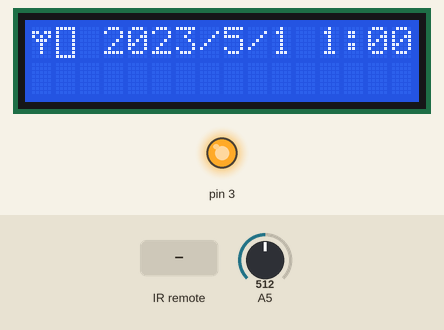
Recording of a sketch running on a simulated Arduino Uno, built with avr-gcc and run on an emulated ATmega328P. On the bench: 16×2 character LCD, output pins drawn as LEDs (lit = HIGH). Inputs (shaded band) come from the test bench; at power-on: A5 = 512. What the sketch prints to the serial monitor is not drawn.

Above: at 1.2 s.
1.3 s: infrared code 0xE916FF00 received
At 1.9 s:
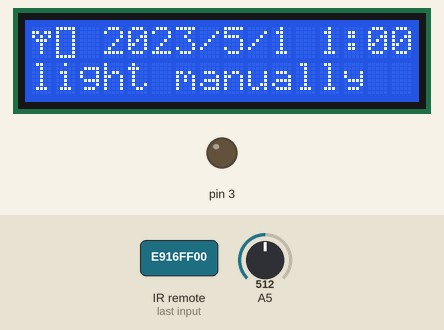
3.5 s: infrared code 0xBF40FF00 received
At 4.7 s:
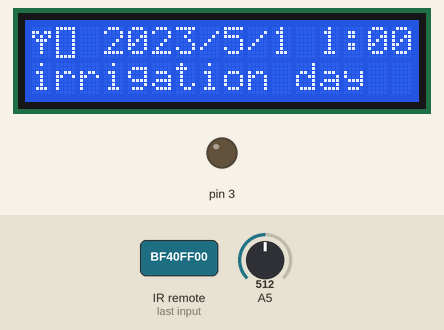
5.0 s: infrared code 0xEA15FF00 received
At 5.8 s:
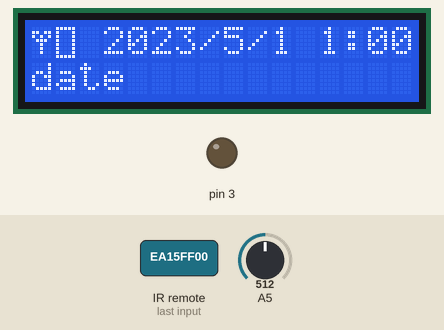
6.5 s: infrared code 0xEA15FF00 received
At 7.0 s:
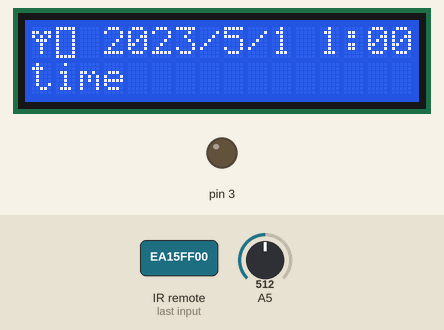
8.0 s: infrared code 0xB946FF00 received
At 9.3 s:
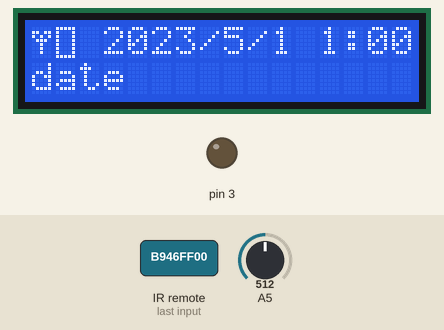
Timing chart, 0 to 10.5 s (numbered marks = the images above; inputs shaded):
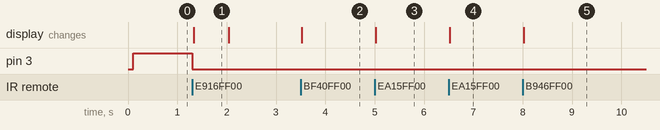

The sketch:

green.ino
```cpp
#include <string.h>
#include <EEPROM.h>
#include <IRremote.hpp>
#include <LiquidCrystal_I2C.h>
#include "in.hpp"
#define pinOfremote 2


#define upkey 0xB946FF00
#define downkey 0xEA15FF00
#define leftkey 0xBC43FF00
#define rightkey 0xBC43FF00
#define okkey 0xBF40FF00


IRrecv remote(pinOfremote);
LiquidCrystal_I2C lcd(0x27, 16, 2);

int hour[] = { 1, 0, 0 };
int date[] = { 2023, 5, 1 };
long int time;
long int time1;

void setup() {
  time = millis();
  time1 = millis();

  lcdinit();
  remote.enableIRIn();

  Serial.begin(9600);
  pinMode(3, 1);


  lcd.setCursor(12, 0);
  for (int x = 0; x < 2; x++) {

    lcd.print(hour[x]);
    if (x < 1)
      lcd.print(":");
  }
}

bool isligth = true;
void loop() {
  if (millis() >= time1 + 1000) {
    time1 = millis();
    hour[2]++;
  }
  if (millis() >= time + 2000) {
    time = millis();
    lcdClean();
  }

  lcd.setCursor(3, 0);
  for (int x = 0; x < 3; x++) {

    lcd.print(date[x]);
    if (x < 2)
      lcd.print("/");
  }


  lcd.setCursor(12, 0);
  for (int x = 0; x < 2; x++) {
    if (x == 1 && hour[1] < 10) lcd.print("0");
    lcd.print(hour[x]);
    if (x < 1)
      lcd.print(":");
  }


  if (date[1] == 12) {
    date[1] = 1;
    date[0]++;
  }


  if (hour[0] == 12) {
    hour[0] = 1;
    if (date[2] < 30)
      date[2]++;
    else if (date[2] == 30) {
      date[1]++;
    } else date[2] = 1;
  }
  if (hour[1] == 60) {

    hour[0]++;
    hour[1] = 0;
  }
  if (hour[2] == 60) {
    hour[1]++;
    hour[2] = 0;
  }


  if (remote.decode()) {

    if (remote.decodedIRData.decodedRawData == 0xE916FF00 /* key nubmer 1*/) {
      Serial.println("1");
      isligth = false;
      PIND |= (1 << 3);
      lcdClean();
      lcd.setCursor(0, 1);
      lcd.print("light manually ");
    }
    if (remote.decodedIRData.decodedRawData == 0xE619FF00 /* key nubmer 2*/) {
      isligth = true;
      lcdClean();
      lcd.setCursor(0, 1);

      lcd.print("light Auto mod");
    }
    // Serial.println(remote.decodedIRData.decodedRawData , HEX);

    if (remote.decodedIRData.decodedRawData == okkey) {
      const String seting[] = {
        "irrigation day",
        "date",
        "time"
      };
      uint8_t irrigation_day = EEPROM.read(0);
      remote.resume();
      int nubmerOfseting = 0;
      lcd.setCursor(0, 1);
      lcd.print(seting[nubmerOfseting].c_str());
      while (1) {

        if (remote.decode()) {

          if (remote.decodedIRData.decodedRawData == upkey) {

            if (nubmerOfseting > 0) {
              nubmerOfseting--;
            }
          } else if (remote.decodedIRData.decodedRawData == downkey) {
            if (nubmerOfseting < 2) {
              nubmerOfseting++;
            }
          } else if (remote.decodedIRData.decodedRawData == okkey) {
            remote.resume();

            while (1) {
              if (remote.decode()) {

                if (nubmerOfseting == 0) {


                  if (remote.decodedIRData.decodedRawData == upkey && irrigation_day < 29) {
                    irrigation_day++;

                  } else if (remote.decodedIRData.decodedRawData == downkey && irrigation_day > 1) {
                    irrigation_day--;

                  } else if (remote.decodedIRData.decodedRawData == okkey) {
                    EEPROM.update(0, irrigation_day);
                    lcdClean();
                    lcd.setCursor(0, 1);
                    lcd.print("done");
                    delay(1000);
                    goto start;
                  }
                  lcdClean();
                  lcd.setCursor(0, 1);
                  lcd.print(irrigation_day);
                }else  if (nubmerOfseting == 1) {

                }
              }
              remote.resume();
            }
          }
          lcdClean();
          lcd.setCursor(0, 1);
          lcd.print(seting[nubmerOfseting].c_str());
        }

        remote.resume();
      }
    }
start:
    remote.resume();
  }


  if (analogRead(A5) <= 800 && isligth) {
    digitalWrite(3, 1);
  } else if (isligth) digitalWrite(3, 0);
}
void lcdinit(void) {
  lcd.init();
  lcd.backlight();
  lcd.clear();
  lcd.createChar(0, ls);
  lcd.createChar(1, le);

  lcd.blink_off();
  lcd.setCursor(0, 0);
  lcd.write(0);
  lcd.setCursor(1, 0);
  lcd.write(1);
}

void lcdClean() {
  lcd.setCursor(0, 1);
  lcd.print("                 ");
}
```

in.hpp
```cpp
void lcdinit(void);
void lcdClean(void);
uint8_t ls[8] = {
  B00000,
  B11011,
  B10101,
  B01110,
  B00100,
  B00100,
  B00100,
  B00000
};
uint8_t le[8] = {
  B11111,
  B10001,
  B10001,
  B10001,
  B10001,
  B10001,
  B10001,
  B11111
};
```

Measured:
- after the input at 1.3 s, pin 3: HIGH → LOW at once; the display: changes at once (image 1)
- after the input at 3.5 s, the display: changes at once (image 2)
- after the input at 5.0 s, the display: changes at once (image 3)
- after the input at 6.5 s, the display: changes at once (image 4)
- after the input at 8.0 s, the display: changes at once (image 5)
- what the display in image 1 shows lasts 0.7 s, from 1.3 s to 2.0 s
